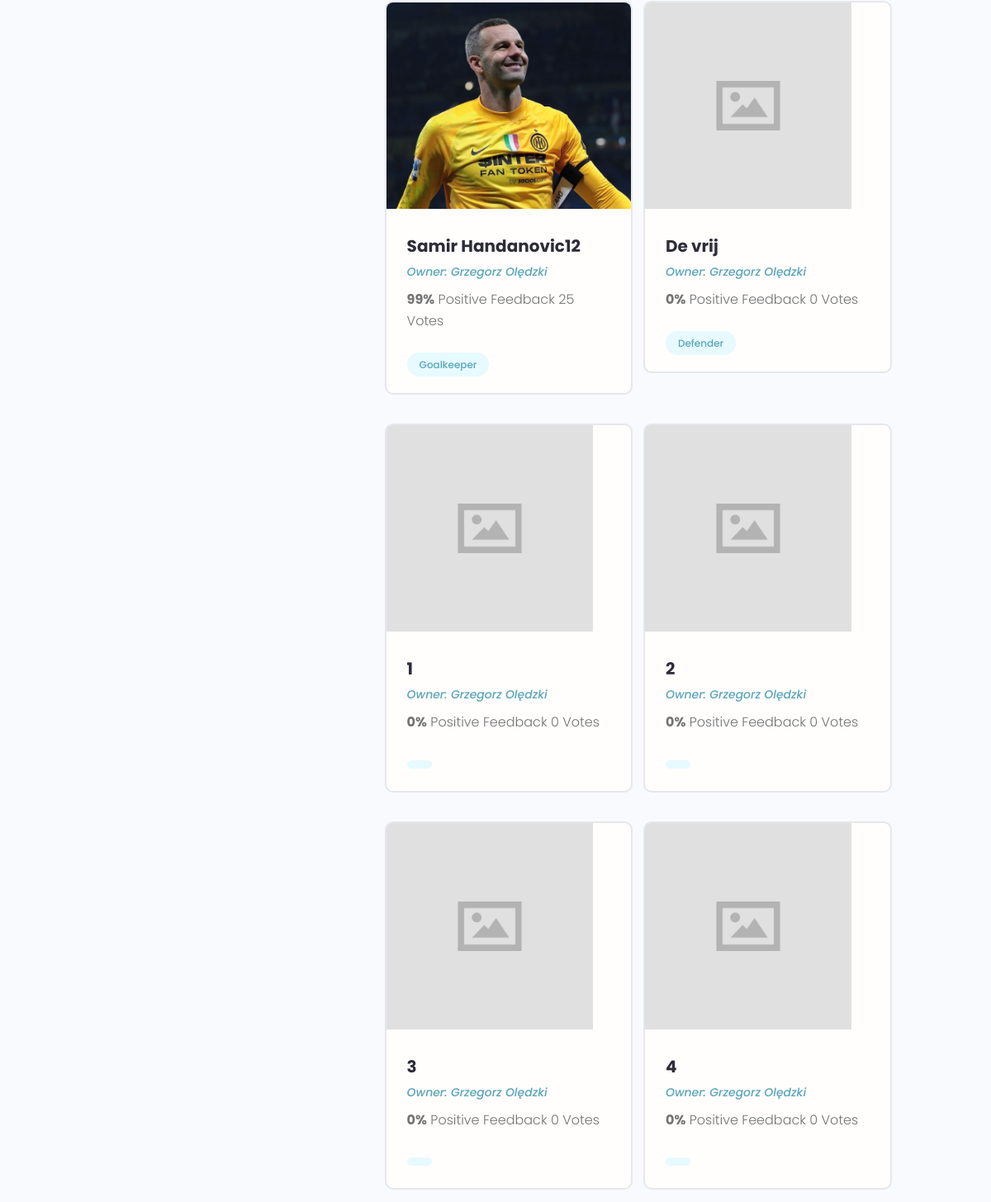
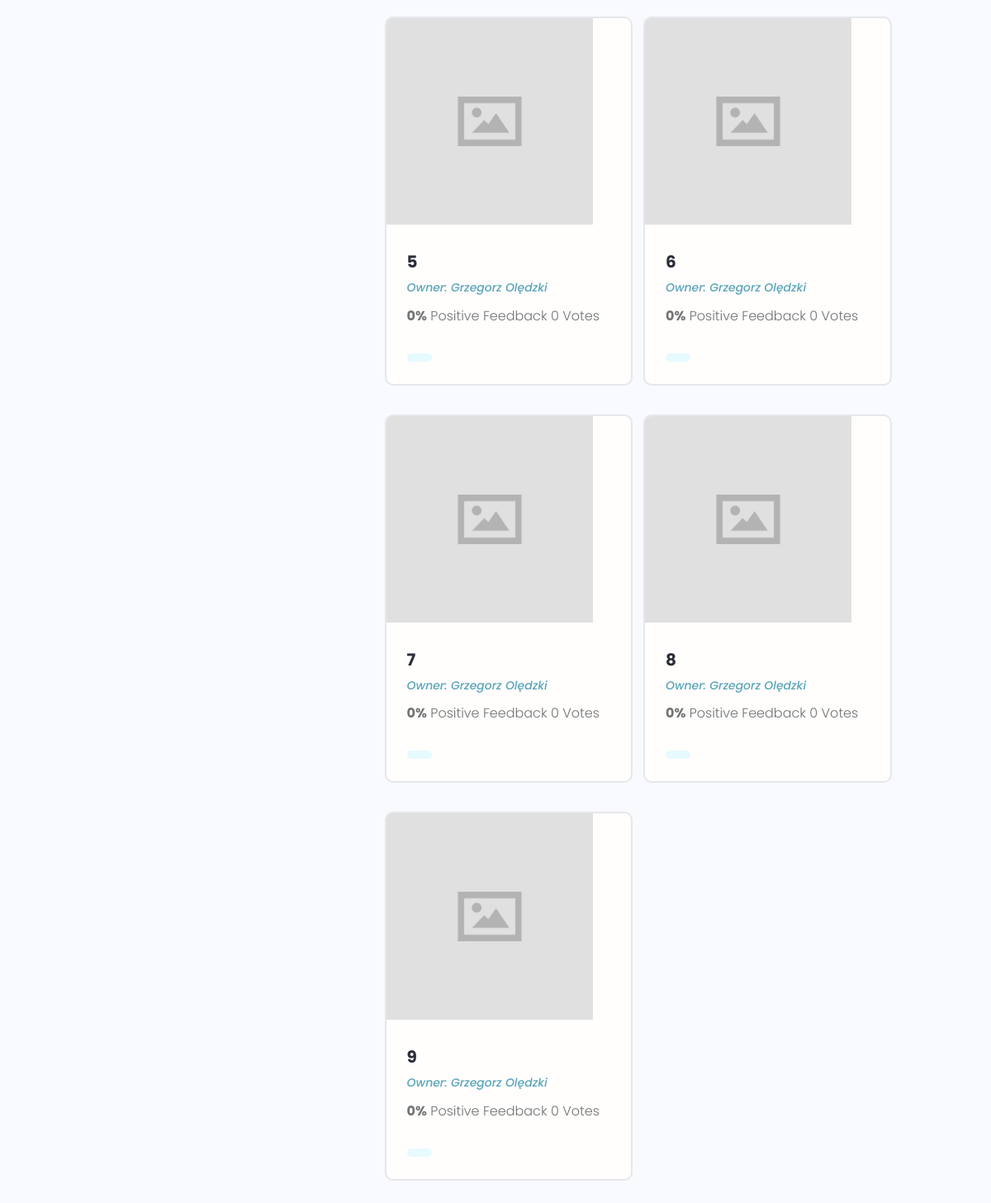
The page /profile/e049c642-f22a-4f7d-b5ae-56bd4b1b3650/ (lower part) on the database as committed earlier (2 pictures, top to bottom).
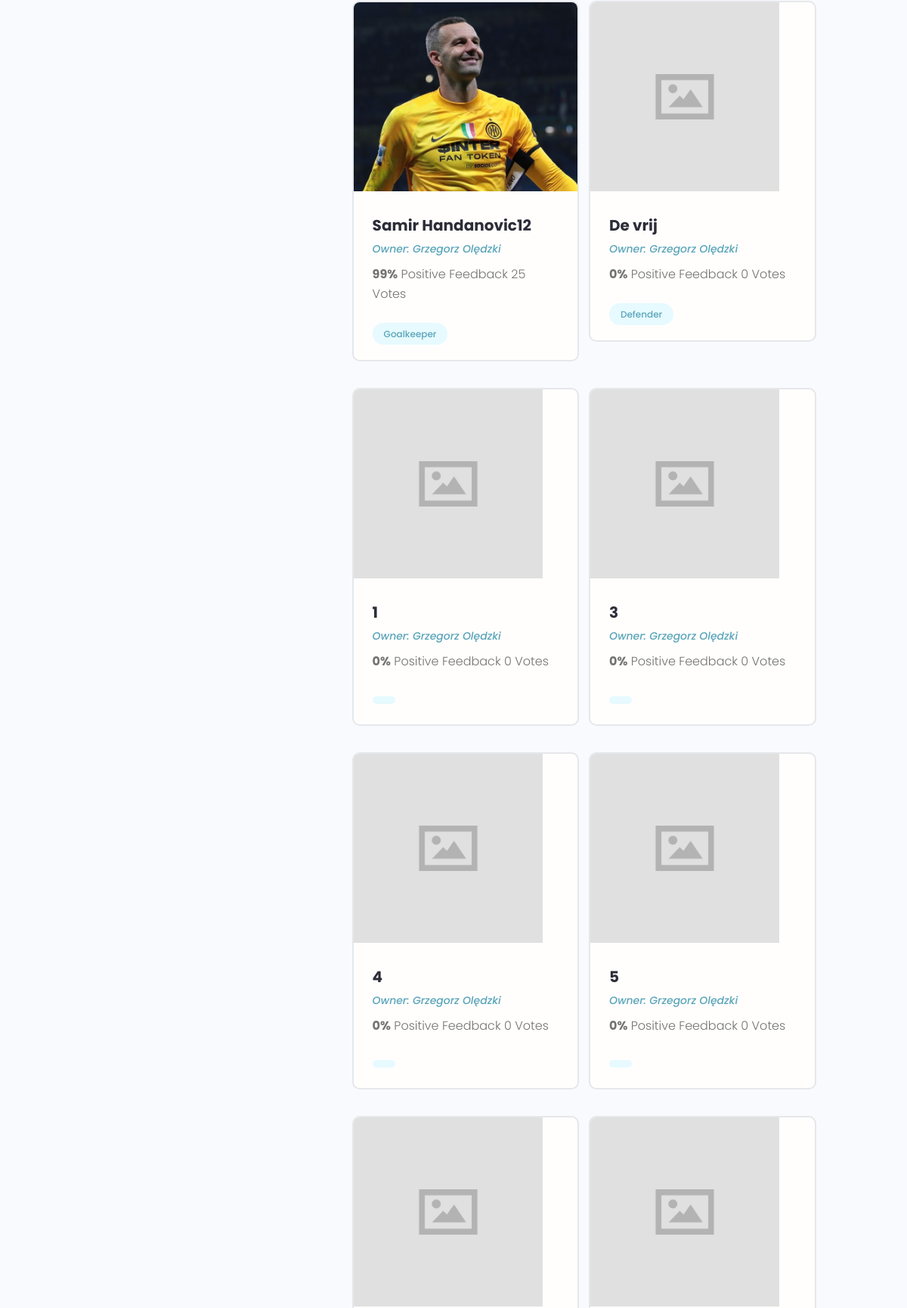
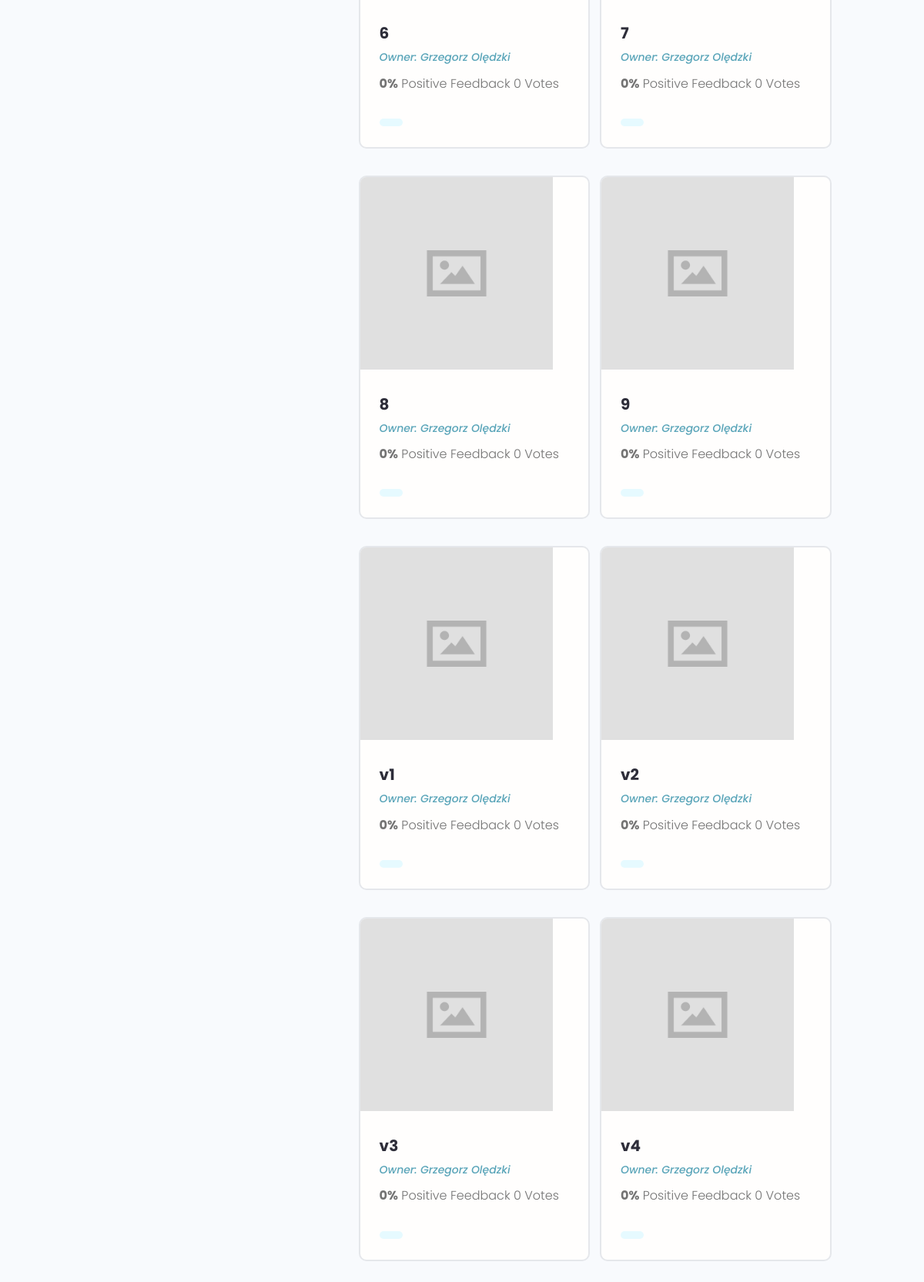
The same page on the database as committed later (2 pictures, top to bottom).
### first_project/models.py (models this page shows, shortened)
class Player(models.Model):
    owner = models.ForeignKey(Profile, null=True, blank=True, on_delete=models.SET_NULL)
    title = models.CharField(max_length=200)
    description = models.TextField(null=True, blank=True)
    featured_image = models.ImageField(null=True, blank=True, default="default.jpg")
    demo_link = models.CharField(max_length=2000, null=True, blank=True)
    source_link = models.CharField(max_length=2000, null=True, blank=True)
    tags = models.ManyToManyField("Tag", blank=True)
    vote_total = models.IntegerField(default=0, null=True, blank=True)
    vote_ratio = models.IntegerField(default=0, null=True, blank=True)
    created = models.DateTimeField(auto_now_add=True)
    id = models.UUIDField(
        default=uuid.uuid4, unique=True, primary_key=True, editable=False
    )
    class Meta:
        ordering = ["created"]

class Tag(models.Model):
    name = models.CharField(max_length=200)
    created = models.DateTimeField(auto_now_add=True)
    id = models.UUIDField(
        default=uuid.uuid4, unique=True, primary_key=True, editable=False
    )
    def __str__(self):
        return self.name

### users/models.py (models this page shows, shortened)
class Profile(models.Model):
    user = models.OneToOneField(User, on_delete=models.CASCADE, null=True, blank=True)
    name = models.CharField(max_length=100, blank=True, null=True)
    username = models.CharField(max_length=100, blank=True, null=True)
    location = models.CharField(max_length=100, blank=True, null=True)
    email = models.EmailField(max_length=100, blank=True)
    short_intro = models.CharField(max_length=250, blank=True, null=True)
    bio = models.TextField(blank=True, null=True)
    profile_image = models.ImageField(
        null=True,
        blank=True,
        upload_to="profile_images/",
        default="profile_images/user-default.png",
    )
    social_github = models.CharField(max_length=200, blank=True, null=True)
    social_twitter = models.CharField(max_length=200, blank=True, null=True)
    social_linkedin = models.CharField(max_length=200, blank=True, null=True)
    social_youtube = models.CharField(max_length=200, blank=True, null=True)
    social_website = models.CharField(max_length=200, blank=True, null=True)
    created = models.DateTimeField(auto_now_add=True)
    id = models.UUIDField(
        default=uuid.uuid4, unique=True, primary_key=True, editable=False
    )

### users/views.py (the view)
# urls.py: path("profile/<str:pk>/", views.user_profile, name="user-profile"),
def user_profile(request, pk):
    profile = Profile.objects.get(id=pk)
    top_skills = profile.skill_set.exclude(description__exact="")
    other_skills = profile.skill_set.filter(description="")
    context = {
        "profile": profile,
        "top_skills": top_skills,
        "other_skills": other_skills,
    }
    return render(request, "users/user-profile.html", context)

### users/models.py (called while the page is built)
    def __str__(self):
        return str(self.name)

### users/templates/users/user-profile.html (shortened to what this page needs)
{% extends 'main.html'%}
{% block content %}
  <main class="profile my-md">
    <div class="container">
      <div class="layout">
        <div class="column column--1of3">
        </div>
        <div class="column column--2of3">
          <div class="devInfo">
            <div class="grid grid--two">
              {% for player in profile.player_set.all %}
              <div class="column">
                <div class="card project">
                  <a href="{% url 'player' player.id %}" class="project">
                    <img class="project__thumbnail" src="{{player.featured_image.url}}" alt="project thumbnail" />
                    <div class="card__body">
                      <h3 class="project__title">{{player.title}}</h3>
                      <p><a class="project__author" href="{% url 'user-profile' player.owner.id %}">Owner: {{player.owner.name}}</a></p>
                      <p class="project--rating">
                        <span style="font-weight: bold;">{{player.vote_ratio}}%</span> Positive
                    Feedback {{ player.vote_total }} Vote{{player.vote_total|pluralize:"s"}}
                      </p>
                      <div class="project__tags">
                    <span class="tag tag--pill tag--main">
                     {% for tag in player.tags.all %}
                      <small>{{tag}}</small>
                      {% endfor %}
                    </span>
                  </div>
                    </div>
                  </a>
                </div>
              </div>
              {% endfor %}
            </div>
          </div>
        </div>
      </div>
    </div>
  </main>
{% endblock content %}

### templates/main.html (shortened to what this page needs)
<!doctype html>
{% load static %}
<html lang="en">
<head>
  <link rel="stylesheet" href="https://cdn.iconmonstr.com/1.3.0/css/iconmonstr-iconic-font.min.css" />
  <link rel="stylesheet" href="{% static 'uikit/styles/uikit.css' %}" />
  <link rel="stylesheet" href="{% static 'styles/app.css' %}" />
</head>
<body>
    {% block content %}
    {% endblock content %}
</body>
</html>

### templates/navbar.html (shortened to what this page needs)
{% load static %}

### static/styles/app.css (style rules this page uses)
:root { --color-sub: #2d2d39; }
.card { border: 2px solid var(--color-light); }
img { width: 100%; }
.devInfo { margin-bottom: 3rem; }
.project__author { font-size: 1.4rem; font-style: italic; }
.project--rating { margin-bottom: 1.6em; margin-top: .5em; }
.project__thumbnail { height: 25rem; object-fit: cover; object-position: top center; }
.project__title { font-size: 2rem; font-weight: 700; color: var(--color-sub); }

### static/uikit/styles/modules/_variables.css (style rules this page uses)
:root { --color-main: #5aa5b9; --color-main-light: #e6faff; --color-sub: #3f4156; --color-sub-light: #51546e; --color-sub-lighter: #ededfd; --color-text: #737373; --color-gray: #8b8b8b; --color-light: #e5e7eb; --color-light-gray: #767676; --color-bg: #f8fafd; --color-white: #fffefd; --color-white-light: #f3f3f3; --color-success: #359e64; --color-success-bg: #def8e8; --color-error: #fc4b0b; --color-error-bg: #fff2ee; --font-base: 'Poppins', arial, helvetica, 'Segoe UI', roboto, ubuntu, sans-serif; --font-monospace: 'Fira Code', 'Courier New', courier, monospace; --font-regular: 300; --font-medium: 500; --font-bold: 700; --generic-shadow: 1px 1px 5px #00000010; --generic-transition: all 0.3s ease-in-out; }

### static/uikit/styles/modules/_base.css (style rules this page uses)
* { margin: 0; padding: 0; box-sizing: border-box; text-rendering: optimizeLegibility; color: inherit; font-size: inherit; }
html { font-size: 50%; }
@media only screen and (min-width: 480px) { html { font-size: 56.25%; } }
@media only screen and (min-width: 1200px) { html { font-size: 62.5%; } }
body { line-height: 1.6; font-weight: 400; font-size: 1.5rem; color: var(--color-text); background-color: var(--color-bg); min-height: 100vh; }

### static/uikit/styles/modules/_typography.css (style rules this page uses)
* { font-family: var(--font-base); }
h3 { font-size: 3.2rem; font-weight: var(--font-medium); }
p, span, strong { font-size: 1.6rem; color: var(--color-text); font-weight: var(--font-regular); }
a { padding-bottom: 2px; text-decoration: none; display: inline-block; color: var(--color-main); font-weight: var(--font-medium); }

### static/uikit/styles/modules/_utilities.css (style rules this page uses)
.container { width: 92%; max-width: 165rem; margin: 0 auto; box-sizing: border-box; }
@media screen and (min-width: 1000px) { .container { width: 90%; } }
@media screen and (min-width: 1200px) { .container { width: 80%; } }
.my-md { margin: 3rem auto; }

### static/uikit/styles/modules/_card.css (style rules this page uses)
.card { border-radius: 1rem; background-color: var(--color-white); border: 1.5px solid var(--color-light); width: auto; height: auto; margin-top: 0.5rem; margin-bottom: 0.5rem; overflow: hidden; }
.card__body, .card__header { padding: 2rem 2.5rem; }

### static/uikit/styles/modules/_tag.css (style rules this page uses)
.tag { display: inline-flex; align-items: center; background-color: var(--color-sub); height: -webkit-fit-content; height: -moz-fit-content; height: fit-content; width: -webkit-fit-content; width: -moz-fit-content; width: fit-content; border-radius: 0.5rem; padding: 0.5rem 1.5rem; font-size: 1.2rem; cursor: pointer; }
.tag > small { color: var(--color-white); }
.tag--pill { border-radius: 5rem; }
.tag--main, .tag--main > small { background: var(--color-main-light); color: var(--color-main); font-weight: 500; }

### static/uikit/styles/modules/_grid.css (style rules this page uses)
.grid { display: flex; flex-wrap: wrap; justify-content: flex-start; align-items: stretch; }
.grid > .column { min-width: 28rem; margin-bottom: 2.5rem; }
.grid--two > .column { flex-basis: 100%; }
@media screen and (min-width: 800px) { .grid--two { margin-right: -2%; } }
@media screen and (min-width: 800px) { .grid--two > .column { margin-right: 2%; } }
@media screen and (min-width: 800px) { .grid--two > .column { flex-basis: 48%; } }

### static/uikit/styles/modules/_layout.css (style rules this page uses)
.layout { display: flex; flex-flow: row wrap; justify-content: space-between; }
.layout > .column { margin-bottom: 3rem; }
.layout > .column.column--1of3 { flex-basis: 30%; }
.layout > .column.column--2of3 { flex-basis: 64%; }

Rows that differ between the two databases and show on the page:
removed Player: featured_image (placeholder picture), title "2", owner.name "Grzegorz Olędzki", vote_ratio "0", vote_total "0"
added Player: featured_image (placeholder picture), title "v1", owner.name "Grzegorz Olędzki", vote_ratio "0", vote_total "0"
added Player: featured_image (placeholder picture), title "v2", owner.name "Grzegorz Olędzki", vote_ratio "0", vote_total "0"
added Player: featured_image (placeholder picture), title "v3", owner.name "Grzegorz Olędzki", vote_ratio "0", vote_total "0"
added Player: featured_image (placeholder picture), title "v4", owner.name "Grzegorz Olędzki", vote_ratio "0", vote_total "0"
